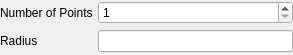
<?xml version="1.0" encoding="UTF-8"?>
<ui version="4.0">
 <class>pqSQPointSourceWidgetForm</class>
 <widget class="QWidget" name="pqSQPointSourceWidgetForm">
  <property name="geometry">
   <rect>
    <x>0</x>
    <y>0</y>
    <width>293</width>
    <height>55</height>
   </rect>
  </property>
  <property name="windowTitle">
   <string>Form</string>
  </property>
  <layout class="QGridLayout">
   <property name="margin">
    <number>0</number>
   </property>
   <property name="spacing">
    <number>5</number>
   </property>
   <item row="1" column="0">
    <widget class="QLabel" name="label_2">
     <property name="text">
      <string>Radius</string>
     </property>
    </widget>
   </item>
   <item row="0" column="0">
    <widget class="QLabel" name="label">
     <property name="text">
      <string>Number of Points</string>
     </property>
     <property name="wordWrap">
      <bool>true</bool>
     </property>
    </widget>
   </item>
   <item row="0" column="1">
    <widget class="QSpinBox" name="NumberOfPoints">
     <property name="minimum">
      <number>1</number>
     </property>
     <property name="maximum">
      <number>9999999</number>
     </property>
    </widget>
   </item>
   <item row="1" column="1">
    <widget class="QLineEdit" name="Radius"/>
   </item>
  </layout>
 </widget>
 <resources/>
 <connections/>
</ui>
